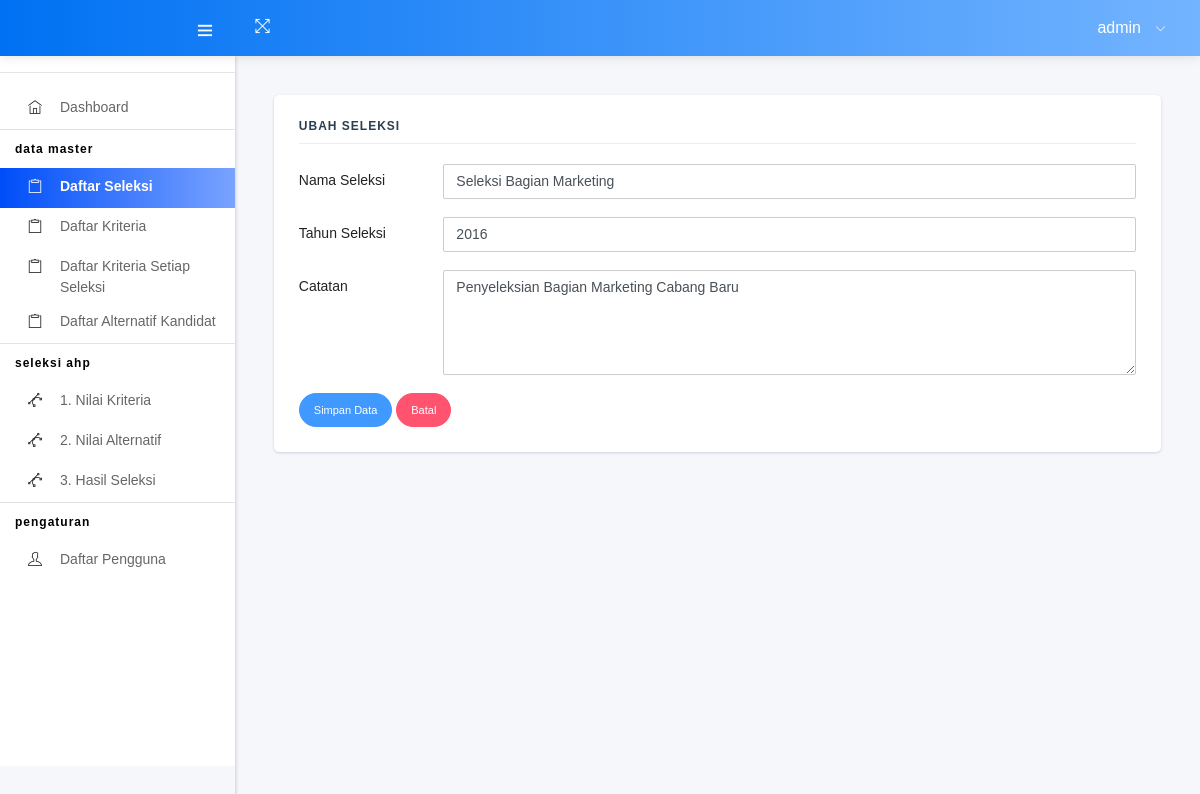
The app's page /?h=seleksi-input&stat=ubah&id=1 (signed in) with its own data.
### tables this page shows
CREATE TABLE IF NOT EXISTS `ahp_seleksi` (
  `id_seleksi` int(11) NOT NULL AUTO_INCREMENT,
  `tahun` int(4) NOT NULL,
  `seleksi` varchar(50) NOT NULL,
  `catatan` varchar(100) NOT NULL,
  PRIMARY KEY (`id_seleksi`)
);

### config/koneksi.php (called while the page is built, shortened)
<?php
$dbhost="localhost";
$dbname="aal-ahp";
$dbuser="guest";
$dbpassword="guest";
function opendb()
{
	global $dbhost, $dbuser, $dbpassword, $dbname, $dbconnection;
	$dbconnection=mysqli_connect($dbhost, $dbuser, $dbpassword) or die ("tidak dapat membuka database");
	return $dbconnection;
}
function querydb($query)
{
	$result=mysqli_query(opendb(), $query) or die ("tidak dapat melakukan Query=$query");
	return $result;
}
?>

### config/library.php (called while the page is built, shortened)
<?php
function antiinjec($data){
  $filter_sql = mysqli_real_escape_string(opendb(), stripslashes(strip_tags(htmlspecialchars($data,ENT_QUOTES))));
  return $filter_sql;
}
?>

### input_seleksi.php (the view, shortened to what this page needs)
<?php
$stat = @$_GET['stat'];
$id = antiinjec(@$_GET['id']);
if ($stat == "tambah") {
    $tl = date('Y-m-d', strtotime("-15 years"));
} elseif ($stat == "ubah") {
    $hdata = querydb("SELECT id_seleksi, seleksi, tahun, catatan FROM ahp_seleksi WHERE id_seleksi='$id'");
    $data = mysqli_fetch_array($hdata);
}
            ?>
<div class="card form">
    <div class="card-block">
        <h4 class="sub-title">
            <?php
            if ($stat == "tambah") {
                echo "Tambah";
            } elseif ($stat == "ubah") {
                echo "Ubah";
            }
            ?> Seleksi
        </h4>
        <form action="?h=seleksi-input&stat=<?php echo $stat; ?>" method="post" enctype="multipart/form-data" novalidate>
            <div class="form-group row">
                <label class="col-sm-2 col-form-label">Nama Seleksi</label>
                <div class="col-sm-10 validate">
                    <input type="text" class="form-control" data-validate-length-range="5" data-validate-words="1" name="seleksi" value="<?php echo!empty($data['seleksi']) ? $data['seleksi'] : null; ?>" required data-toggle="tooltip" data-original-title="Isi dengan nama seleksi (untuk seleksi)"/>
                </div>
            </div>
            <div class="form-group row">
                <label class="col-sm-2 col-form-label">Tahun Seleksi</label>
                <div class="col-sm-10 validate">
                    <input type="number" maxlength="4" name="tahun" class="form-control" required data-validate-minmax="2015,9999" value="<?php echo!empty($data['tahun']) ? $data['tahun'] : null ?>" data-toggle="tooltip" data-original-title="Isi dengan tahun seleksi (Misal = 2015)"/>
                </div>
            </div>
            <div class="form-group row">
                <label class="col-sm-2 col-form-label">Catatan</label>
                <div class="col-sm-10 validate">
                    <textarea class="form-control" required name="catatan" rows="5"><?php echo!empty($data['catatan']) ? $data['catatan'] : null ?></textarea>
                </div>
            </div>
            <button id='send' type='submit' name="btn_simpan" class="btn btn-primary btn-sm btn-round">Simpan Data</button>
            <button id='send' type='button' class="btn btn-danger btn-sm btn-round" onclick="window.history.back();">Batal</button>
        </form>
    </div>
</div>

### records on screen
ahp_seleksi: seleksi "Seleksi Bagian Marketing", tahun "2016", catatan "Penyeleksian Bagian Marketing Cabang Baru"

### other values on screen
$_SESSION['sesNamaPengguna'] "admin"
$kasus_objek "Alternatif"
